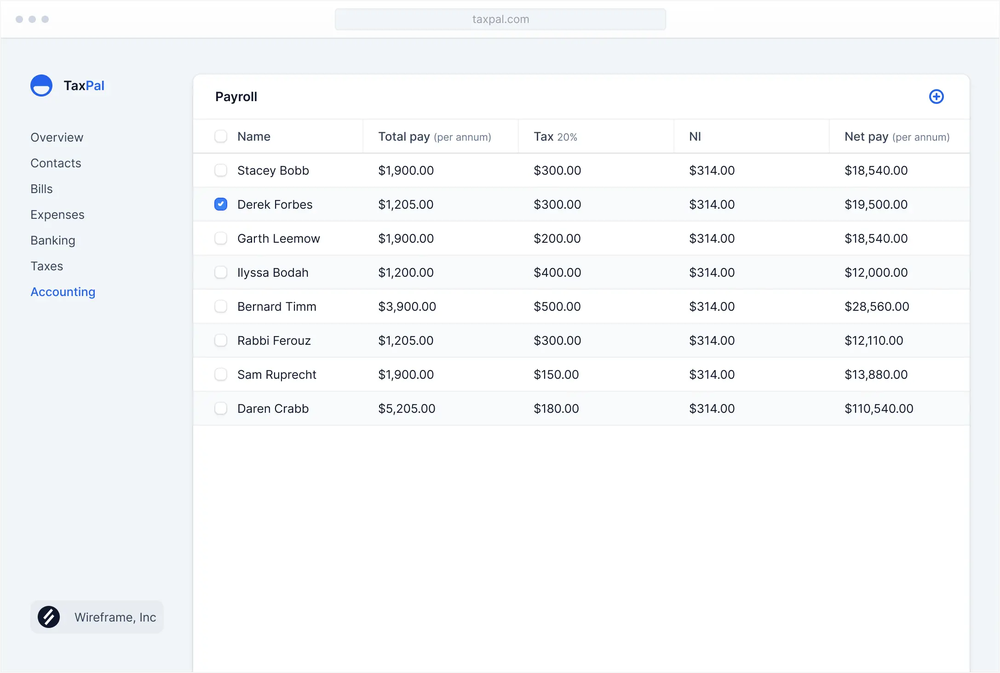
#> input picture public/feature-payroll.png, 1000 x 673 px, shrunk from 2174 x 1464 before the run, found by its file name
$ python crop_image.py
#> lines starting #> are read from the running program, lines starting #| are printed output that depends on the picture
from PIL import Image
import sys

def crop_image(input_path, output_path):
    img = Image.open(input_path)
#> img is the input picture: PIL image 1000x673 RGBA; mean R, G, B, A 246.5, 248, 249.5, 253.9
    width, height = img.size
#> width = 1000; height = 673
    pixels = img.load()

    # Scan the middle row to find the white panel
    mid_y = height // 2
#> mid_y = 336
    start_x = 0

    for x in range(width):
        r, g, b = pixels[x, mid_y][:3]
        # Check for pure white or very close to white
        if r > 250 and g > 250 and b > 250:
            start_x = x
            break
#> this loop made 214 passes
#> (r, g, b) on passes 1 to 12: (186, 192, 192), (240, 244, 245), (243, 248, 249), (240, 245, 246), (241, 246, 247), (241, 246, 247), (241, 246, 247), (241, 245, 248), (241, 245, 249), (241, 245, 249), (241, 245, 249), (241, 245, 249)

    # Add a small buffer or adjust if needed.
    # The screenshot might have a border or padding.
    # Let's look at the screenshot again. The white panel starts after the sidebar.
    # But wait, the screenshot has a "TaxPal" header which spans the whole width?
    # No, the header is also part of the layout.
    # The sidebar is distinct.

    # If we crop from start_x, we might get the white panel.
    # But we want to keep the header?
    # The user said "two payroll". The "Payroll" text is in the sidebar.
    # The header "TaxPal" is also in the sidebar?
    # Looking at the screenshot:
    # Sidebar has "TaxPal" logo, "Overview", "Contacts", etc.
    # The "Payroll" table is in a card on the right.

    # So we want to crop out the Sidebar.
    # The Sidebar background is likely NOT white.
    # The Content background IS white (or the card is white).

    if start_x > 0:
        # Crop from start_x to width
        # But we might want to include some padding?
        # Actually, if I crop, I might lose the rounded corners of the card if I'm not careful.
        # But the card is inside the white area?
        # Let's assume start_x is the beginning of the white card.

        # However, the screenshot shows the card has a border.
        # Let's just crop roughly 30% from the left if detection fails.
        pass
    else:
        start_x = int(width * 0.25) # Fallback

    # Let's try to be more smart.
    # The sidebar is on the left.
    # We want the right part.
    # Let's crop from start_x - 20 (buffer) if possible, or just start_x.

    # Actually, looking at the screenshot, the "Payroll" text that is duplicated is in the sidebar.
    # So we definitely want to exclude the sidebar.

    # Let's crop from start_x.
    cropped = img.crop((start_x, 0, width, height))
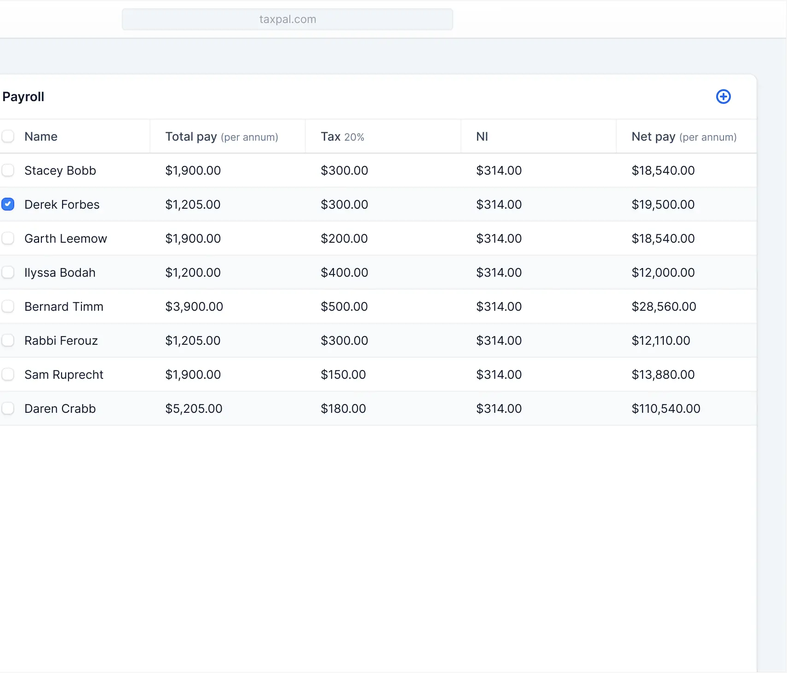
#> cropped: PIL image 787x673 RGBA; mean R, G, B, A 248.4, 249.4, 250.1, 254; transparent parts drawn white
    cropped.save(output_path)
    print(f"Cropped from x={start_x}")
#| Cropped from x=213

if __name__ == "__main__":
    crop_image('/Users/abhijith/Desktop/SAMPLE PROJECT/public/feature-payroll.png', '/Users/abhijith/Desktop/SAMPLE PROJECT/public/feature-payroll-cropped.png')

$ run again, with public/feature-expenses.png copied over public/feature-payroll.png
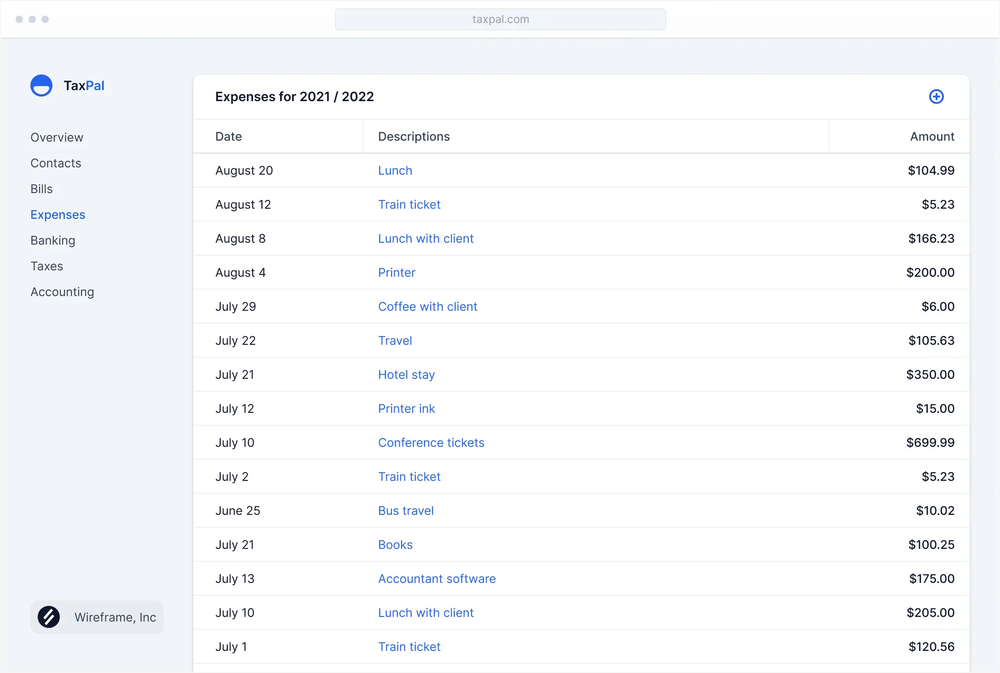
#> input picture public/feature-expenses.png, 1000 x 673 px, shrunk from 2174 x 1464 before the run, found by its file name
#> in crop_image, img is the input picture: PIL image 1000x673 RGBA; mean R, G, B, A 247.4, 248.8, 250.4, 253.9
#> the loop in crop_image, `for x in range(width):` made 195 passes
#> (r, g, b) on passes 1 to 8: (186, 192, 192), (240, 244, 245), (243, 248, 249), (240, 245, 246), (241, 246, 247), (241, 246, 247), (241, 246, 247), (241, 245, 248)
#> in crop_image, `cropped = img.crop((start_x, 0, width, height))`:
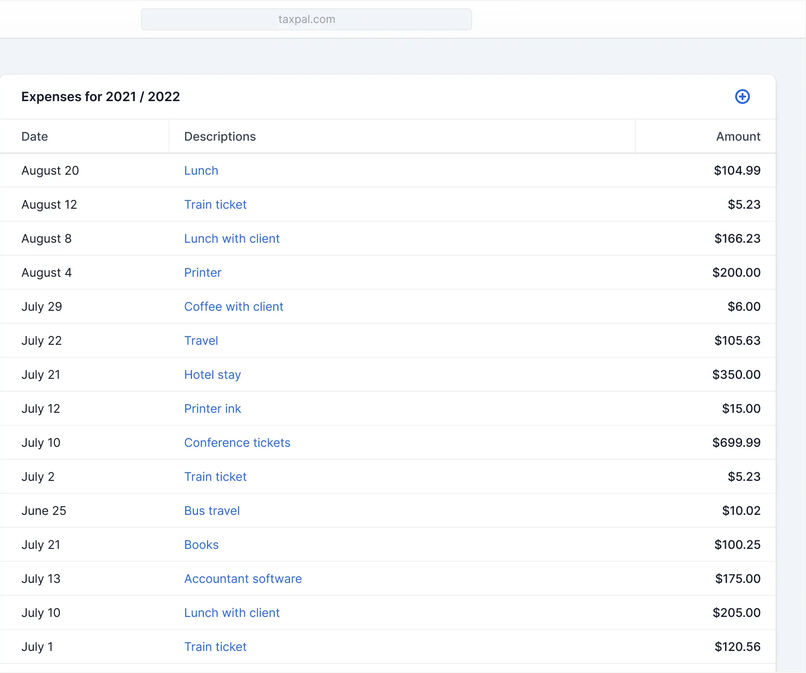
#> cropped: PIL image 806x673 RGBA; mean R, G, B, A 249.6, 250.4, 251.4, 254.1; transparent parts drawn white
#| Cropped from x=194

$ run again, with public/feature-reporting.png copied over public/feature-payroll.png
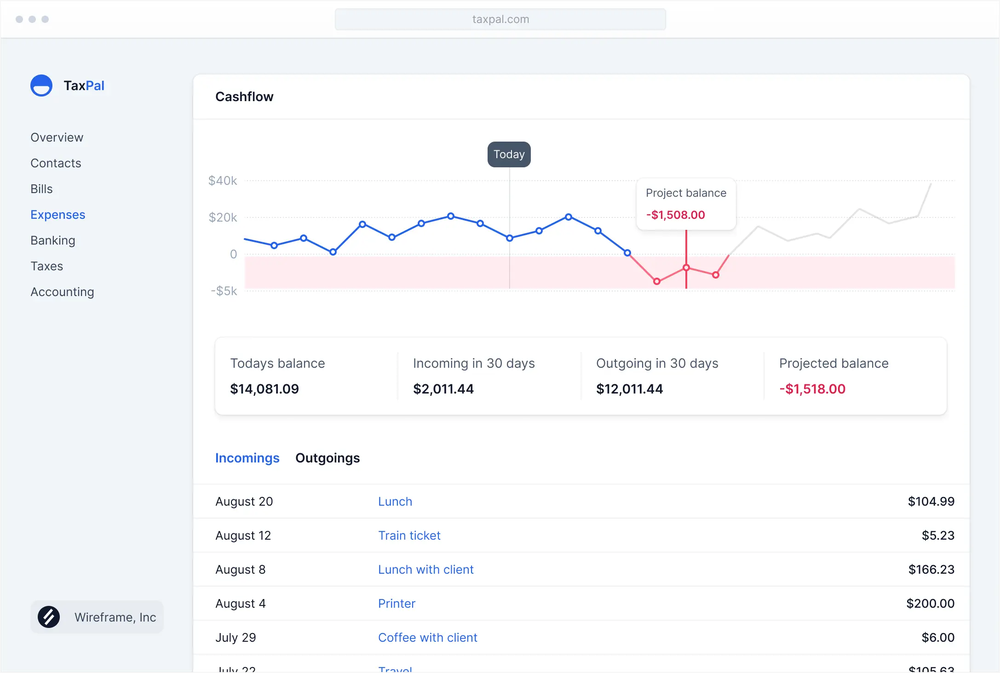
#> input picture public/feature-reporting.png, 1000 x 673 px, shrunk from 2174 x 1464 before the run, found by its file name
#> in crop_image, img is the input picture: PIL image 1000x673 RGBA; mean R, G, B, A 247.5, 248.1, 249.8, 253.9
#> the loop in crop_image, `for x in range(width):` made 195 passes
#> (r, g, b) on passes 1 to 8: (186, 192, 192), (240, 244, 245), (243, 248, 249), (240, 245, 246), (241, 246, 247), (241, 246, 247), (241, 246, 247), (241, 245, 248)
#> in crop_image, `cropped = img.crop((start_x, 0, width, height))`:
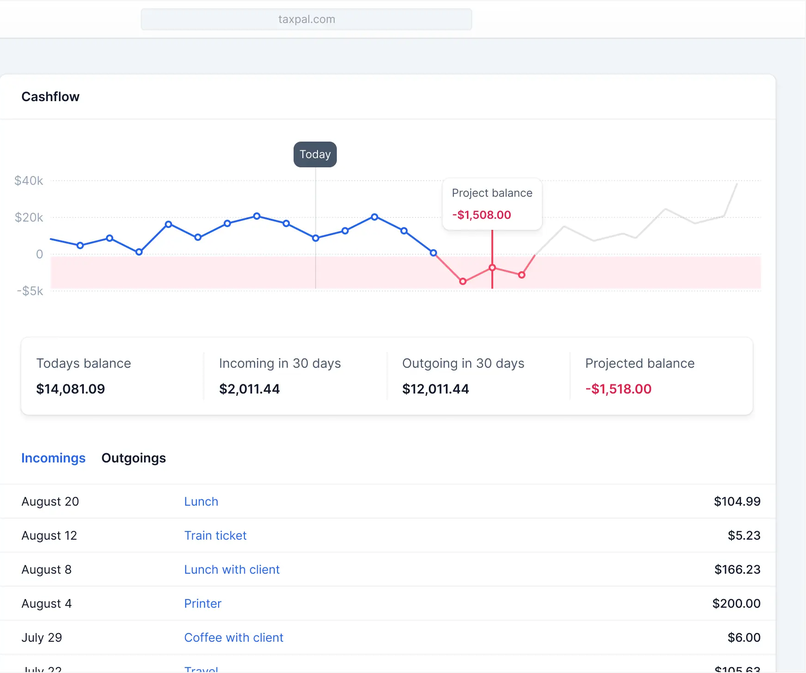
#> cropped: PIL image 806x673 RGBA; mean R, G, B, A 249.7, 249.5, 250.6, 254.1; transparent parts drawn white
#| Cropped from x=194

$ run again, with public/feature-vat.png copied over public/feature-payroll.png
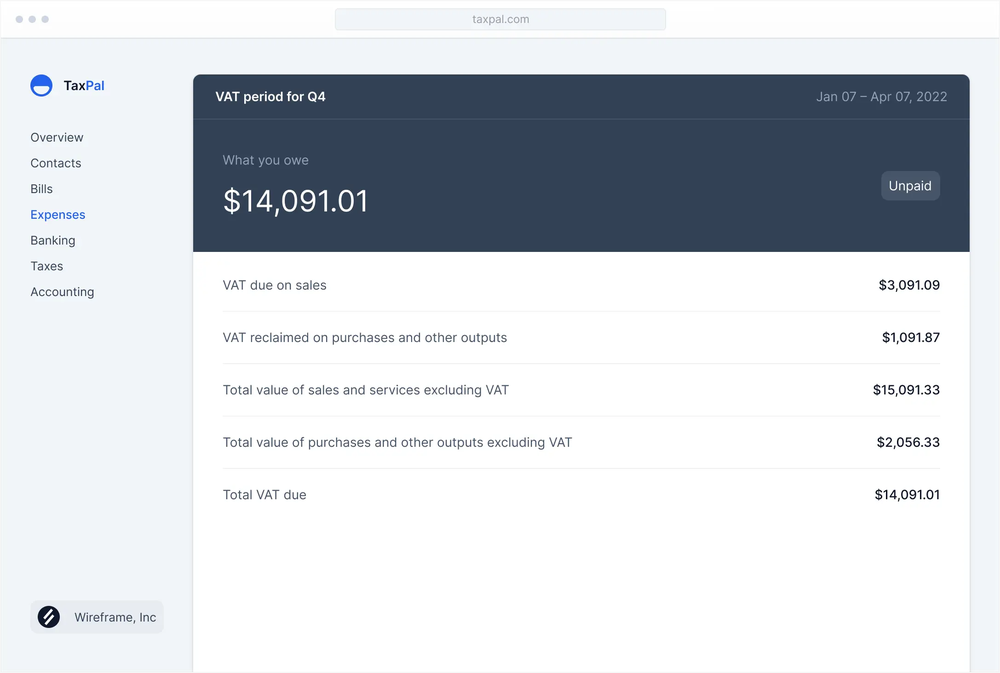
#> input picture public/feature-vat.png, 1000 x 673 px, shrunk from 2174 x 1464 before the run, found by its file name
#> in crop_image, img is the input picture: PIL image 1000x673 RGBA; mean R, G, B, A 207.6, 211.8, 217.1, 253.9
#> the loop in crop_image, `for x in range(width):` made 195 passes
#> (r, g, b) on passes 1 to 8: (186, 192, 192), (240, 244, 245), (243, 248, 249), (240, 245, 246), (241, 246, 247), (241, 246, 247), (241, 246, 247), (241, 245, 248)
#> in crop_image, `cropped = img.crop((start_x, 0, width, height))`:
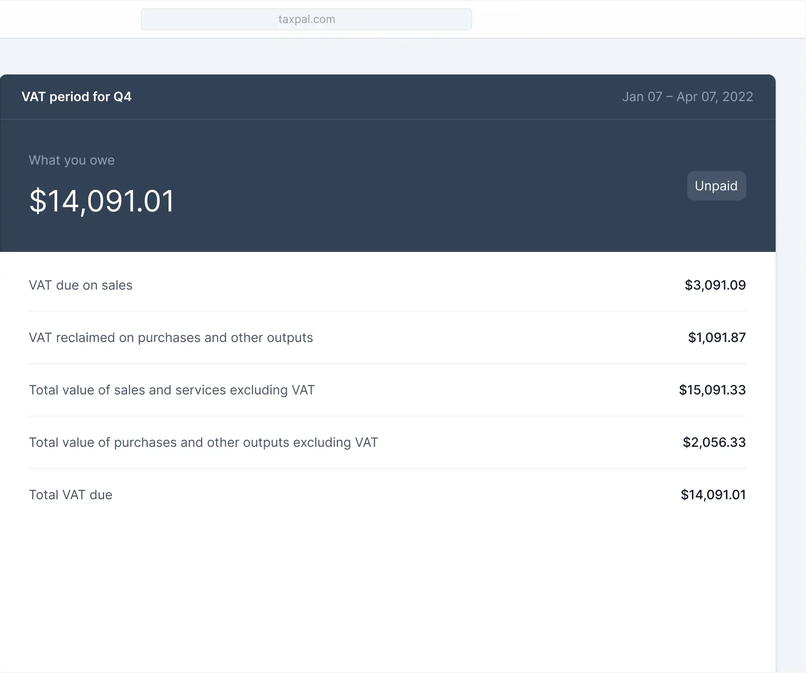
#> cropped: PIL image 806x673 RGBA; mean R, G, B, A 200.3, 204.6, 210, 254.1; transparent parts drawn white
#| Cropped from x=194
